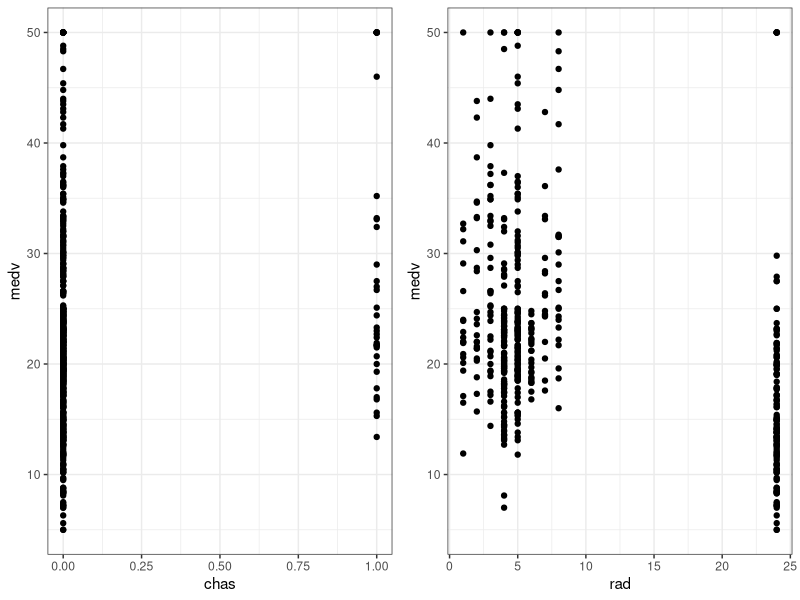
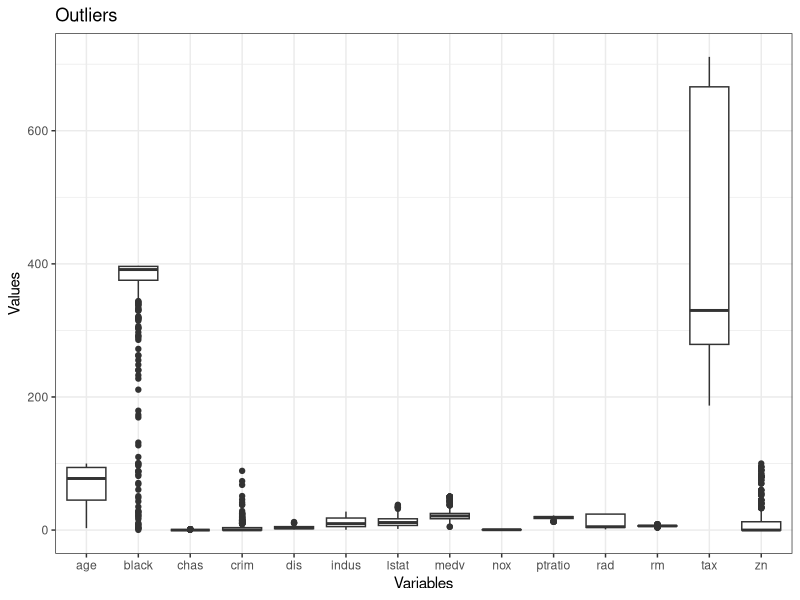
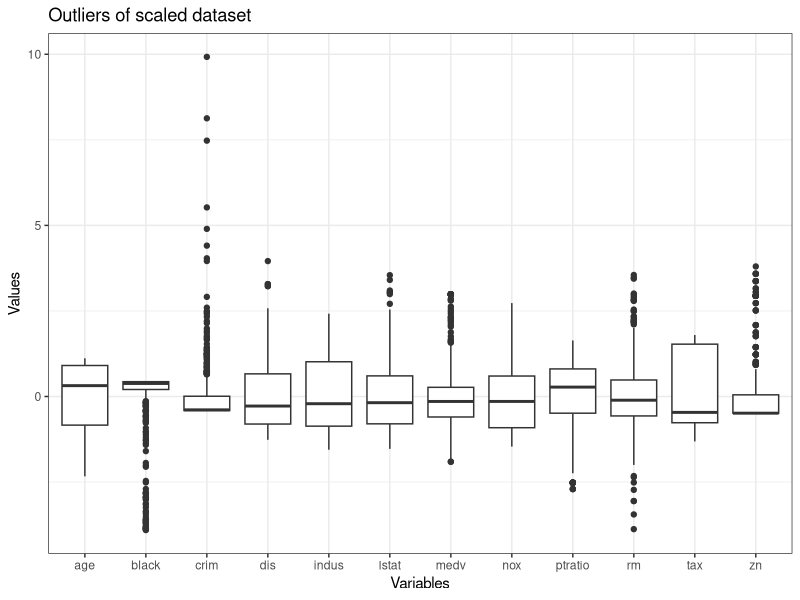
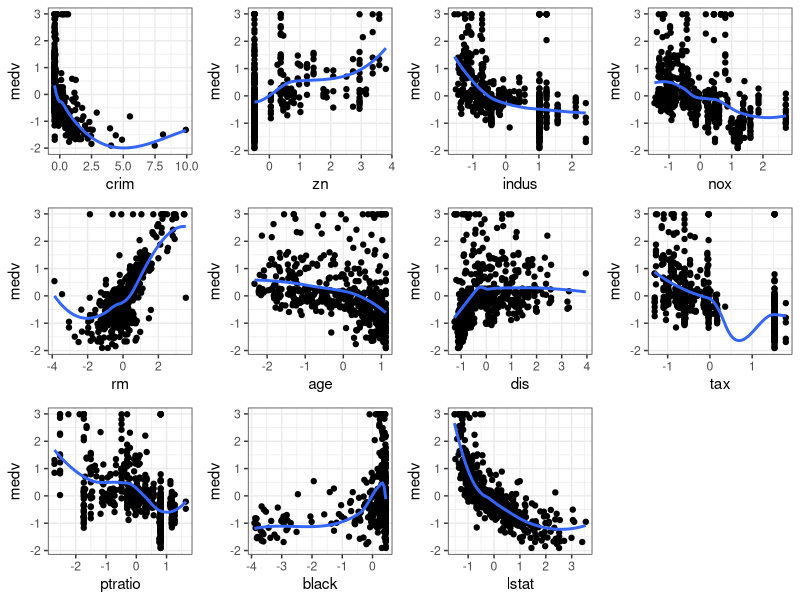
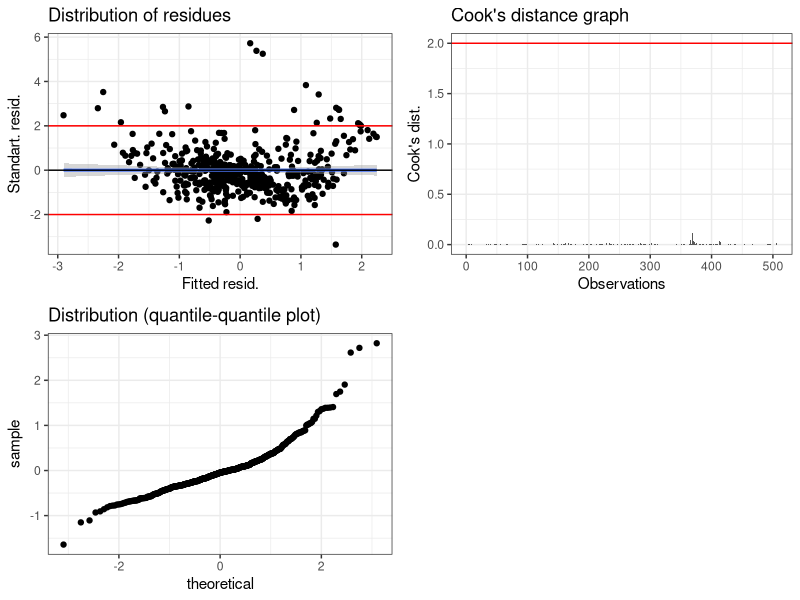
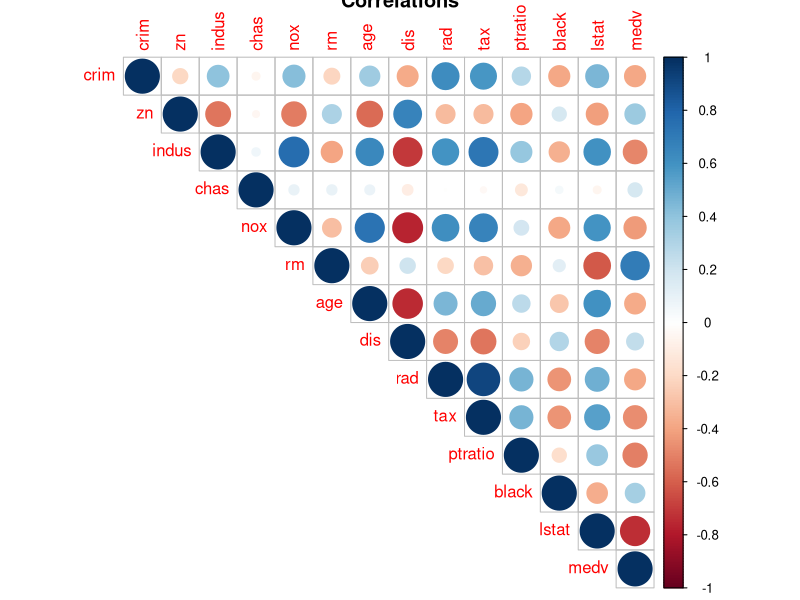

Source code (R) for these figures, in order: (Note: this script raises an error after producing the figures.)
## ---- chunk 1
knitr::opts_chunk$set(echo = TRUE)
library(psych)
library(car)
library(ggplot2)
library(dplyr)
library(gridExtra)
library(MASS)
library(ggpubr)
library(tidyr)
library(cowplot)
library(corrplot)
library(knitr)
theme_set(theme_bw())
## ---- chunk 2
df <- Boston
str(df)
## ---- chunk 3
plt <- ggplot(data = df, aes(y = medv)) + geom_point() 
pl1 <- plt + aes(x = chas)
pl2 <- plt + aes(x = rad)
plot_grid(pl1, pl2,ncol = 2)
## ---- chunk 4
df_long <- gather(df)
outliers <- ggplot(df_long, aes(key, value)) + geom_boxplot() + ggtitle("Outliers") + labs(x = "Variables", y = "Values")
outliers

## ---- chunk 5
df_scale <- as.data.frame(sapply(df[,c(1, 2, 3, 5:8, 10:14)], scale))
df2 <- as.data.frame(sapply(df[,c(1, 2, 3, 5:14)], scale))
df2 $chas <- as.factor(df$chas) 
df_scale$chas <- as.factor(df$chas)
df_scale$rad <- as.factor(df$rad)
df_long_scaled <- gather(df_scale[, c(1:12)])
outliers <- ggplot(df_long_scaled, aes(key, value)) + geom_boxplot() + labs(x = "Variables", y = "Values", title = "Outliers of scaled dataset")
outliers
## ---- chunk 6
mod <- lm(medv ~ ., df_scale)
summary(mod)
mod_diag <- fortify(mod)

## ---- chunk 7
linearity <- ggplot(df_scale, aes(y = medv)) + geom_point() + geom_smooth(se = FALSE) 
crim_p <- linearity + aes(x = crim)
zn_p <- linearity + aes(x = zn)
indus_p <- linearity + aes(x = indus)
nox_p <- linearity + aes(x = nox)
rm_p <- linearity + aes(x = rm)
age_p <- linearity + aes(x = age)
dis_p <- linearity + aes(x = dis)
tax_p <- linearity + aes(x = tax)
ptratio_p <- linearity + aes(x = ptratio)
black_p <- linearity + aes(x = black)
lstat_p <- linearity + aes(x = lstat)
plot_grid(crim_p, zn_p, indus_p, nox_p, rm_p, age_p, dis_p, tax_p, ptratio_p, black_p, lstat_p, ncol = 4)
## ---- chunk 8
gg_resid <- ggplot(data = mod_diag, aes(x = .fitted, y = .stdresid)) + 
  geom_point() + 
  geom_smooth(method = "lm") +
  geom_hline(yintercept = 0) +
  geom_hline(yintercept = 2, color = "red") +
  geom_hline(yintercept = -2, color = "red") +
  labs(title = "Distribution of residues", x = "Fitted resid.", y = "Standart. resid.")

plot1 <- ggplot(mod_diag, aes(x = 1:nrow(mod_diag), y = .cooksd)) + 
  geom_bar(stat = "identity") + 
  geom_hline(yintercept = 2, color = "red") + 
  labs(title = "Cook's distance graph", x = "Observations", y = "Cook's dist.")
# plot2 <- qqPlot(mod$residuals)
plot2 <- ggplot(mod, aes(sample=mod$residuals))+stat_qq() + labs(title = "Distribution (quantile-quantile plot)")
plot_grid(gg_resid, plot1, plot2)

## ---- chunk 9
corr_matrix<-cor(df)
corrplot(corr_matrix, type="upper", title = "Correlations")
vi <- vif(mod_1)

## ---- chunk 10
kable(vif(mod)[, c(1:2)])
## ---- chunk 11
df_scale_24 <- df[(df$rad == 24),]
MyData <- data.frame(
  lstat = seq(min(df_scale_24$lstat), max(df_scale_24$lstat), length.out = 132), crim = 0, zn = 0, indus = 0, nox = 0, rm = 0, age = 0, dis = 0, tax = 0, ptratio = 0, black = 0, mad = 0, chas = df_scale$chas[(df$rad == 24)], rad = as.factor(24))
Predictions <- predict(mod, newdata = MyData,  interval = 'confidence')
MyData <- data.frame(MyData, Predictions)

Pl_predict <- ggplot(MyData, aes(x = lstat, y = fit)) +
  geom_ribbon(alpha = 0.2, aes(ymin = lwr, ymax = upr)) +
  geom_line() + 
  ggtitle("lstat predictions for 24 rad level")
Pl_predict 
## ---- chunk 12
vif(mod)
mod_2 <- update(mod, .~. - rad)
vif(mod_2)
mod_3 <- update(mod_2, .~. - dis)
vif(mod_3)
mod_4 <- update(mod_3, .~. - nox)
vif(mod_4)
mod_5 <- update(mod_4, .~. - indus)
vif(mod_5)
mod_6 <- update(mod_5, .~. - lstat)
vif(mod_6)
mod_7 <- update(mod_6, .~. - tax)
vif(mod_7)
drop1(mod_7, test = "F")
mod_8 <- update(mod_7, .~. - zn)
drop1(mod_8, test = "F")

## ---- chunk 13
summary(mod_8)
## ---- chunk 14
mod_8_diag <- data.frame(fortify(mod_8), df_scale[, c(2:4, 7,8,11,14)])

gg_resid <- ggplot(data = mod_8_diag, aes(x = .fitted, y = .stdresid)) + 
  geom_point() + 
  geom_smooth(method = "lm") +
  geom_hline(yintercept = 0) +
  geom_hline(yintercept = 2, color = "red") +
  geom_hline(yintercept = -2, color = "red") +
  labs(title = "Distribution of residues", x = "Fitted resid.", y = "Standart. resid.")

plot1 <- ggplot(mod_8_diag, aes(x = 1:nrow(mod_8_diag), y = .cooksd)) + 
  geom_bar(stat = "identity") + 
  geom_hline(yintercept = 2, color = "red") + 
  labs(title = "Cook's distance graph", x = "Observations", y = "Cook's dist.")
# plot2 <- qqPlot(mod_8$residuals)
plot2 <- ggplot(mod_8, aes(sample=mod$residuals))+stat_qq() + labs(title = "Distribution (quantile-quantile plot)")
plot_grid(gg_resid, plot1, plot2)

corr_matrix<-cor(df_scale[, c(1,5,6, 9,10, 12)])
corrplot(corr_matrix, type="upper", title = "Correlations")
vi <- vif(mod)
## ---- chunk 15
res_1 <- gg_resid + aes(x = zn)
res_2 <- gg_resid + aes(x = indus)
res_3 <- gg_resid + aes(x = nox)
res_4 <- gg_resid + aes(x = dis)
res_5 <- gg_resid + aes(x = tax)
res_6 <- gg_resid + aes(x = lstat)

plot_grid(res_1, res_2,  nrow = 1)
plot_grid(res_3, res_5, nrow = 1)
plot_grid(res_4, res_6, nrow = 1)

## ---- chunk 16
mod_8<-update(mod_8, .~. + lstat + dis)
drop1(mod_8, test = "F")
coef <- mod_8$coefficients
## ---- chunk 17
summary(mod_8)
## ---- chunk 18
mod_8_diag <- data.frame(fortify(mod_8), df_scale[, c(2:4, 8, 14)])

gg_resid <- ggplot(data = mod_8_diag, aes(x = .fitted, y = .stdresid)) + 
  geom_point() + 
  geom_smooth(method = "lm") +
  geom_hline(yintercept = 0) +
  geom_hline(yintercept = 2, color = "red") +
  geom_hline(yintercept = -2, color = "red") +
  labs(title = "Distribution of residues", x = "Fitted resid.", y = "Standart. resid.")

plot1 <- ggplot(mod_8_diag, aes(x = 1:nrow(mod_8_diag), y = .cooksd)) + 
  geom_bar(stat = "identity") + 
  geom_hline(yintercept = 2, color = "red") + 
  labs(title = "Cook's distance graph", x = "Observations", y = "Cook's dist.")
plot2 <- qqPlot(mod_8$residuals)
plot2 <- ggplot(mod_8, aes(sample=mod$residuals))+stat_qq() + labs(title = "Distribution (quantile-quantile plot)")
plot_grid(gg_resid, plot1)
## ---- chunk 19

res_1 <- gg_resid + aes(x = zn)
res_2 <- gg_resid + aes(x = indus)
res_3 <- gg_resid + aes(x = nox)
res_5 <- gg_resid + aes(x = tax)
plot_grid(res_1, res_2,  nrow = 1)
plot_grid(res_3, res_5, nrow = 1)
## ---- chunk 20
mod_8 <- lm(medv~.-age-indus+I(lstat^2) - rad,data=df_scale)
summary(mod_8)
## ---- chunk 21
mod_8_diag <- data.frame(fortify(mod_8), df_scale[, c(2:4, 8, 14)])

gg_resid <- ggplot(data = mod_8_diag, aes(x = .fitted, y = .stdresid)) + 
  geom_point() + 
  geom_smooth(method = "lm") +
  geom_hline(yintercept = 0) +
  geom_hline(yintercept = 2, color = "red") +
  geom_hline(yintercept = -2, color = "red") +
  labs(title = "Distribution of residues", x = "Fitted resid.", y = "Standart. resid.")

plot1 <- ggplot(mod_8_diag, aes(x = 1:nrow(mod_8_diag), y = .cooksd)) + 
  geom_bar(stat = "identity") + 
  geom_hline(yintercept = 2, color = "red") + 
  labs(title = "Cook's distance graph", x = "Observations", y = "Cook's dist.")
plot2 <- qqPlot(mod_8$residuals)
plot2 <- ggplot(mod_8, aes(sample=mod$residuals))+stat_qq() + labs(title = "Distribution (quantile-quantile plot)")
plot_grid(gg_resid, plot1)
## ---- chunk 22

res_1 <- gg_resid + aes(x = zn)
res_2 <- gg_resid + aes(x = indus)
res_3 <- gg_resid + aes(x = nox)
res_5 <- gg_resid + aes(x = tax)
plot_grid(res_1, res_2,  nrow = 1)
plot_grid(res_3, res_5, nrow = 1)
